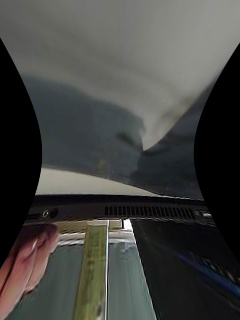
#> input picture test.jpg, 240 x 320 px, given in place of the camera
$ python test_cam.py   (older library calls are emulated)
#> lines starting #> are read from the running program, lines starting #| are printed output that depends on the picture
### CamRec Python/FisheyeCorrection/undistort.py
import cv2
import numpy as np

#Fisheye correction: https://medium.com/@kennethjiang/calibrate-fisheye-lens-using-opencv-333b05afa0b0

DIM=(160, 120)
K=np.array([[135.1327507971643, 0.0, 161.6007937651761], [0.0, 179.95275429557344, 111.86878581055734], [0.0, 0.0, 1.0]])
D=np.array([[-0.016416623271148], [-0.02855488457571125], [0.034247182505227264], [-0.015755762345239916]])

#DIM=(640, 480)
#K=np.array([[356.8072727507862, 0.0, 322.33462259356236], [0.0, 357.06467757792154, 225.33318566698233], [0.0, 0.0, 1.0]])
#D=np.array([[-0.015950423247026845], [0.004276614047737227], [-0.029983524993147954], [0.019054965886334024]])

def get_undistort_map(balance=0.0, scale_factor=1.0, new_dim=(320, 240)):
#> further down, img is the input picture: shape (320, 240, 3); mean B, G, R 64.9, 67.8, 67.6
    assert new_dim[0]/new_dim[1] == new_dim[0]/new_dim[1], "Image to undistort needs to have same aspect ratio as the ones used in calibration"

    dim2 = (round(new_dim[0] * scale_factor), round(new_dim[1] * scale_factor))
    dim3 = new_dim

    scaled_K = K * new_dim[0] / DIM[0]  # The values of K is to scale with image dimension.
    scaled_K[2][2] = 1.0  # Except that K[2][2] is always 1.0

    new_K = cv2.fisheye.estimateNewCameraMatrixForUndistortRectify(scaled_K, D, dim2, np.eye(3), balance=balance)
    map1, map2 = cv2.fisheye.initUndistortRectifyMap(scaled_K, D, np.eye(3), new_K, dim3, cv2.CV_16SC2)
    return map1, map2

def undistort(img, map1, map2):
    undistorted_img = cv2.remap(img, map1, map2, interpolation=cv2.INTER_LINEAR, borderMode=cv2.BORDER_CONSTANT)
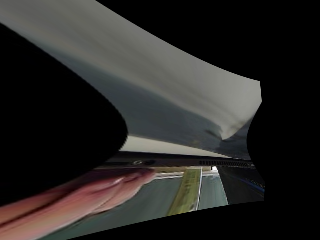
#> undistorted_img: shape (240, 320, 3); mean B, G, R 37.3, 39.2, 41.2
    return undistorted_img

### CamRec Python/test_cam.py
import cv2 as cv
import numpy as np
from FisheyeCorrection.undistort import undistort, get_undistort_map
import time

map1, map2 = get_undistort_map(0.8, 1.0)

img_size = 100

cam = cv.VideoCapture(1)
if not cam.isOpened():
    raise IOError("Cannot open webcam")
cam.set(cv.CAP_PROP_FOURCC, cv.VideoWriter_fourcc('M','J','P','G'))
cam.set(cv.CAP_PROP_FRAME_WIDTH, 320)
cam.set(cv.CAP_PROP_FRAME_HEIGHT, 240)

def detect_color(img):
    hsv = cv.cvtColor(cv.blur(img, (5, 5)), cv.COLOR_BGR2HSV)

    min_s = 100
    min_v = 50
    min_color = 20

    red_mask = cv.bitwise_or(cv.inRange(hsv, (0, min_s, min_v), (15, 255, 255)), cv.inRange(hsv, (180 - 15, min_s, min_v), (180, 255, 255)))
    green_mask = cv.inRange(hsv, (35, min_s, min_v), (60 + 15, 255, 255))
    yellow_mask = cv.inRange(hsv, (30 - 15, min_s, min_v), (35, 255, 255))

    redness = red_mask.mean()
    greeness = green_mask.mean()
    yellowness = yellow_mask.mean()

    if redness > greeness and redness > yellowness:
        if redness < min_color:
            return b'N'
        else:
            return b'R'
    elif greeness > redness and greeness > yellowness:
        if greeness < min_color:
            return b'N'
        else:
            return b'G'
    else:
        if yellowness < min_color:
            return b'N'
        else:
            return b'Y'

def get_undist_roi(img, map1, map2, is_right=False):
    img = undistort(img, map1, map2)
    if is_right:
        img = cv.rotate(img, cv.ROTATE_180)
    img = img[round(120 * (1.0 - 2.0 / 5.0)) : round(120 * (1.0 + 2.0 / 5.0)), 160 : 320]
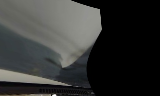
#> img: shape (96, 160, 3); mean B, G, R 52, 53.5, 52.6
    img = cv.resize(img, (img_size, img_size))
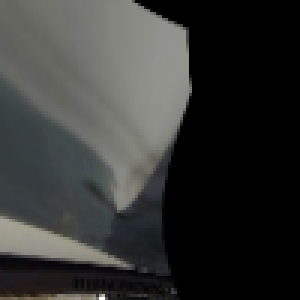
#> img: shape (100, 100, 3) (shown 3 times larger); mean B, G, R 51.9, 53.4, 52.5
    return img

while True:
    _, img = cam.read()
    img = get_undist_roi(img, map1, map2)
    cv.imshow('', img)
    cv.waitKey(1)
